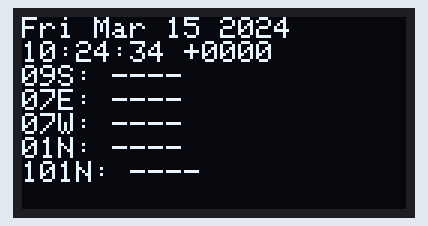
Recording of a sketch running on a simulated ESP32. Shown: 128×64 one-colour display. WiFi joins after 1.5 s; servers stay silent unless stated; uploads are accepted with an empty reply; the local clock reads 2024-03-15 10:24:30 at power-on unless the sketch sets it; what the sketch prints to the serial monitor is not drawn.

Above: at 4.2 s.
At 20.3 s:
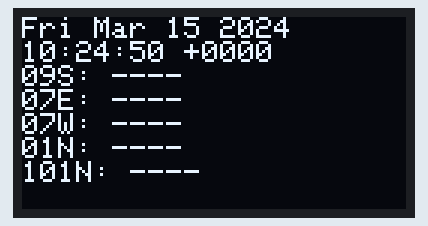
At 36.3 s:
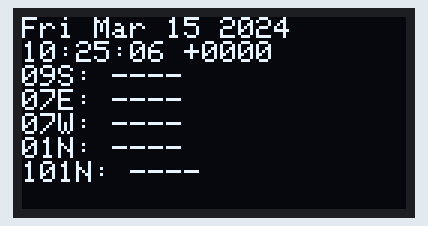
At 52.3 s:
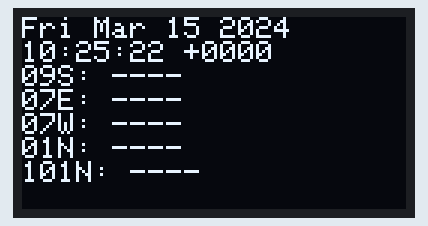
At 84.4 s:
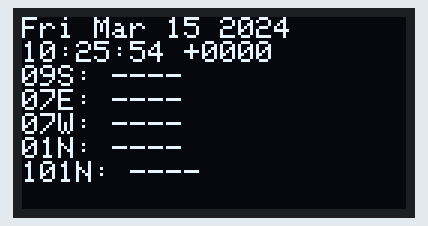
At 116.4 s:
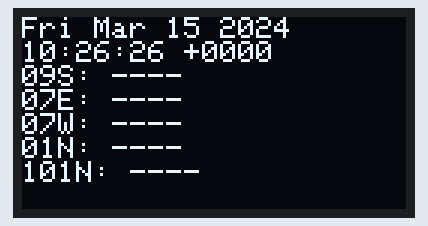

The sketch:

bct_monitor.ino
```cpp
#include <ArduinoHttpClient.h>
#include <WiFi.h>
#include <WiFiMulti.h>
#include <Adafruit_GFX.h>
#include <Adafruit_SSD1306.h>
#include <ArduinoJson.h>
#include <string>
#include <map>
#include "time.h"
#include "math.h"
#include "Arduino.h"

#define OLED_RESET 4
Adafruit_SSD1306 display(OLED_RESET);

const char* ntpServer = "pool.ntp.org";
const long gmtOffset_sec = -18000;
const int daylightOffset_sec = 3600;

WiFiMulti WiFiMulti;
WiFiClient wifi;
HttpClient client = HttpClient(wifi, "205.166.161.233", 80);

struct routeStopInfo {
  std::string longName;
  int stopID;
};

routeStopInfo newRouteStopInfo(const char* longName, int stopID) {
  routeStopInfo r = { longName, stopID };
  return r;
}

std::map<char*, routeStopInfo> routeStops;

void setupRouteStopInfo(void) {
  routeStops["09N"] = newRouteStopInfo("BCT09_North", 4196);
  routeStops["09S"] = newRouteStopInfo("BCT09_South", 667);
  routeStops["07E"] = newRouteStopInfo("BCT07_East", 498);
  routeStops["07W"] = newRouteStopInfo("BCT07_West", 499);
  routeStops["01N"] = newRouteStopInfo("BCT01_North", 96);
  routeStops["01S"] = newRouteStopInfo("BCT01_South", 31);
  routeStops["101N"] = newRouteStopInfo("BCT101-US1 Breeze _North", 96);
  routeStops["101S"] = newRouteStopInfo("BCT101-US1 Breeze _South", 31);
}
/*hw_timer_t * timer = NULL;
volatile SemaphoreHandle_t timerSemaphore;
portMUX_TYPE timerMux = portMUX_INITIALIZER_UNLOCKED;

volatile uint32_t isrCounter = 0;
volatile uint32_t lastIsrAt = 0;

void IRAM_ATTR onTimer() {
  portENTER_CRITICAL_ISR(&timerMux);
  isrCounter++;
  lastIsrAt = millis();
  portEXIT_CRITICAL_ISR(&timerMux);
  xSemaphoreGiveFromISR(timerSemaphore, NULL);
}*/


void printLocalTime()
{
  struct tm timeinfo;
  if(!getLocalTime(&timeinfo)){
    Serial.println("Failed to obtain time");
    return;
  }
 // Serial.println(&timeinfo, "%A, %B %d %Y %H:%M:%S");
  display.fillRect(0,0,128,16,BLACK);
  display.setCursor(0,0);
  display.println(&timeinfo, "%a %b %d %Y");
  display.println(&timeinfo, "%H:%M:%S %z");
  //display.display();
}

void setup() {
  // put your setup code here, to run once:
  Serial.begin(115200);
  delay(10);

  setupRouteStopInfo();
  WiFiMulti.addAP("Linchlonst-2.4", "Staysober247");

  Serial.print("Wait...");
  while(WiFiMulti.run() != WL_CONNECTED) {
    Serial.print(".");
    delay(100);
  }

  Serial.println("\nWiFi connected\nIP address: ");
  Serial.println(WiFi.localIP());
  delay(100);
  configTime(gmtOffset_sec, daylightOffset_sec, ntpServer);

  WiFi.disconnect(true);

  display.begin(SSD1306_SWITCHCAPVCC, 0x3C);

  display.clearDisplay();
  display.setTextSize(1);
  display.setTextColor(WHITE);
  display.setCursor(0, 0);
  display.display();
}

String response;
int statusCode = 0;

int getRouteETA(char* route) {
  char postData[10];
  DynamicJsonBuffer jsonBuffer(4096);
  int stopID = routeStops[route].stopID;
  std::string longName = routeStops[route].longName;
  sprintf(postData, "[\"%04d\"]", stopID);
  client.post("/TransitAPI/ETA/", "application/json", postData);
  statusCode = client.responseStatusCode();
  response = client.responseBody();
  client.stop();
  Serial.printf("%d\n%s\n\n", statusCode, response.c_str());
  if (statusCode == 200) {
    JsonObject& root = jsonBuffer.parseObject(response);
    JsonArray& arrivals = root["ArrivalEstimates"];
    float nextETA = 0.0;
    for (JsonObject& estimate : arrivals) {
      if (strcmp(estimate["Route"]["RouteName"], longName.c_str()) == 0) {
        nextETA = estimate["NextArrivalCountdown"];
        break;
      }
    }
    jsonBuffer.clear();
    return (int) round(nextETA);
  }
  return 0;
}

void printRouteETA(char* route) {
  int routeETA = getRouteETA(route);
  int etaMinutes = ceil((float)routeETA / 60.0);
  display.printf("%s: ", route);
  if (routeETA != 0) {
    display.printf("%d min\n", etaMinutes);
  } else {
    display.printf("----\n");
  }
  //display.display();
}


void loop() {
  display.clearDisplay();
  display.setCursor(0, 0);
  if (WiFiMulti.run() == WL_CONNECTED) {
    display.setCursor(0, 16);
    printRouteETA("09S");
    printRouteETA("07E");
    printRouteETA("07W");
    printRouteETA("01N");
    printRouteETA("101N");
    printLocalTime();
    display.display();
  }
  delay(15000);
}
```

Measured:
- what the display in image 0 shows lasts 16.0 s, from 4.2 s to 20.2 s
